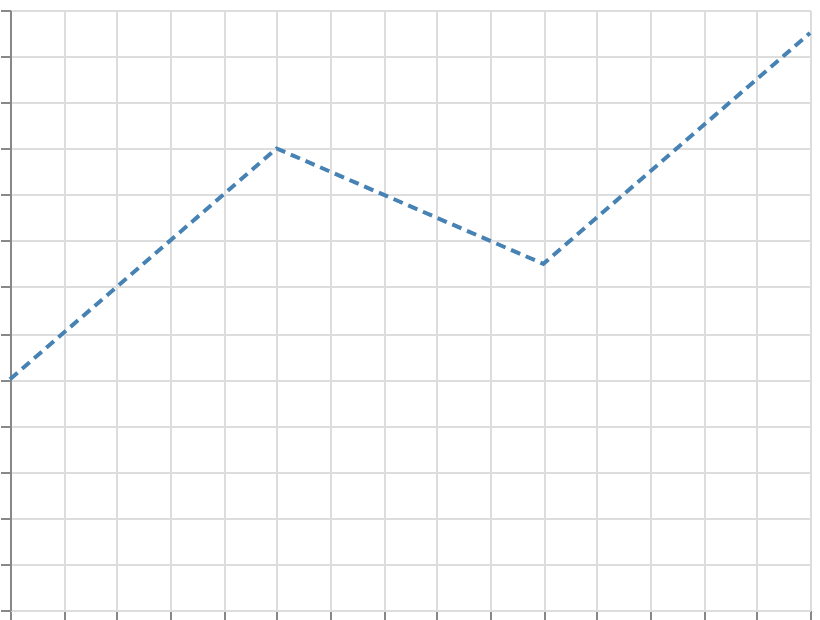

Express this chart as Vega-Lite.
### Vega specification from a JSON file in a GitHub repository (floating-point values rounded to 4 significant figures)
{"$schema": "https://vega.github.io/schema/vega/v6.json", "width": 400, "height": 300, "padding": 5, "autosize": "none", "data": [{"name": "table", "values": [{"x": 0, "y": 10, "dash": [5, 3]}, {"x": 1, "y": 20, "dash": [5, 3]}, {"x": 2, "y": 15, "dash": [5, 3]}, {"x": 3, "y": 25, "dash": [5, 3]}]}], "scales": [{"name": "x", "type": "linear", "domain": {"data": "table", "field": "x"}, "range": "width", "nice": true}, {"name": "y", "type": "linear", "domain": {"data": "table", "field": "y"}, "range": [{"signal": "height"}, 0], "nice": true}], "marks": [{"type": "line", "from": {"data": "table"}, "encode": {"update": {"x": {"scale": "x", "field": "x"}, "y": {"scale": "y", "field": "y"}, "stroke": {"value": "steelblue"}, "strokeWidth": {"value": 2}, "strokeDash": {"field": "dash"}}}}], "axes": [{"scale": "x", "orient": "bottom", "grid": true, "labels": false}, {"scale": "y", "orient": "left", "grid": true, "labels": false}], "description": "first item wins: a line mark is one path, styled by its first item"}
